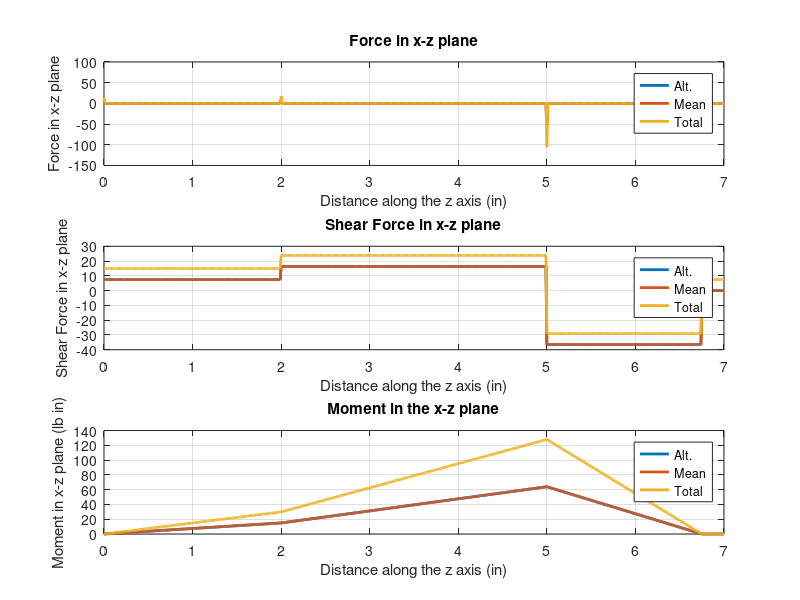
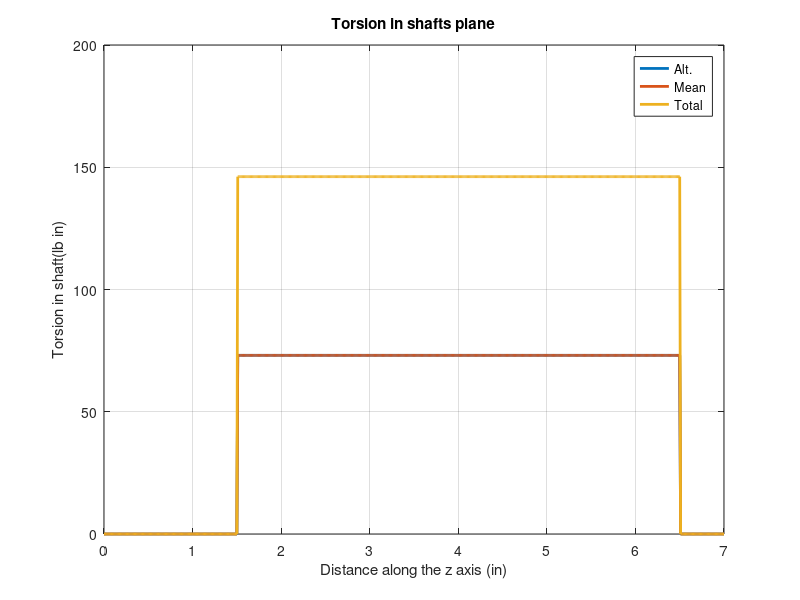
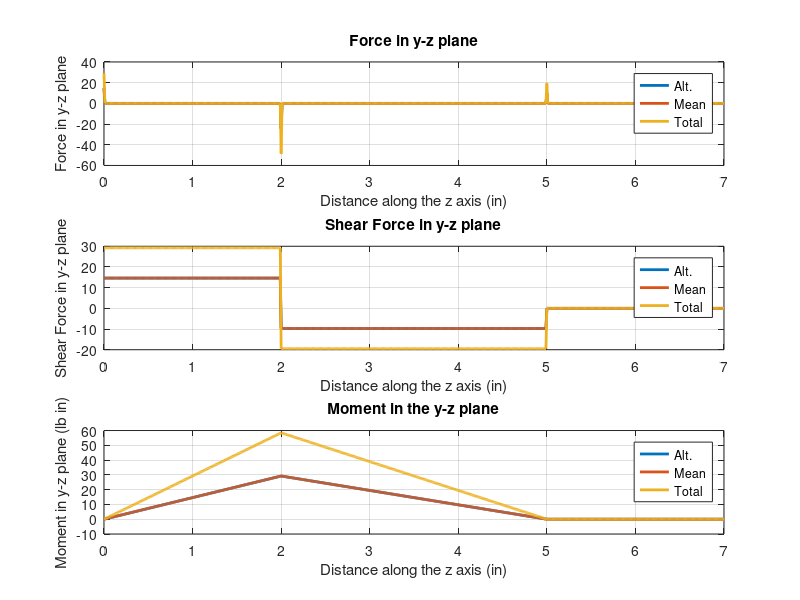
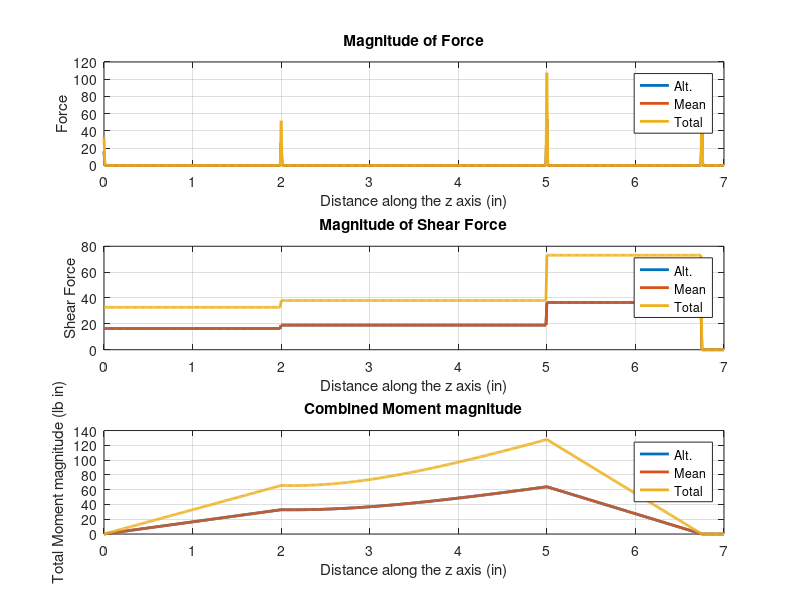

Reproduce these figures in MATLAB, in order.
%% ICE 2
% Shaft Design for Steady Torsion and Fully Reversed Bending
% Revision: Spring 2020
clear; clc; close all;
%sets the default line width in plots.  Needs to be done
%only once, but it is done here so we are sure.
set(0,'DefaultLineLineWidth',2);

%% some conversions defined
hp_to_lb_in_per_sec = 6600; % 1 hp = 6600 lb*in/sec
rpm_to_radper_sec = 2*pi/60; % 1 rmp = 2*pi/60 rads/sec
deg_to_rad = (2*pi / 360); % conversion from deg to radians

%% Given
P = 2;          % hp
OMEGA = 1725;   % rpm
% Starting guessed values for some of the shaft dimensions
a = 1.5;        % in
b = 5.0;        % in
c = 6.5;        % in
p = 2.0;        % in
q = 6.75;       % in
s = 1.50;       % in
dg = 6.00;      % in
rg = 0.5*dg     % in
ds = 6.00;      % in
rs = 0.5*ds     % in
fprintf(1,'Gear Radius = %g in, Sheave Radisu = %g in \n',rg,rs);
% Gear Pressure Angle
PHIdeg = 20;    % deg
PHI = PHIdeg * deg_to_rad;   % rad
fprintf(1,'PHI = %g radians\n',PHI);
%% Solution
%% 1 Find the toruqe based on input power
T = P*hp_to_lb_in_per_sec/(OMEGA * rpm_to_radper_sec);     % lb in
fprintf(1,'T = %g lb*in\n',T);
%% Solution
%
%% 1 Find the toruqe based on input power
T = P*hp_to_lb_in_per_sec/(OMEGA * rpm_to_radper_sec)     % lb in
% In other problems these may be different and will be needed to be computed
% individually for the alternate and mean part.  These could also be
% functions and you will have to suitably handle them
Ta = T; %In this problem as the alternating component
Tm = T; % There is also a mean torque

%% 2 Find the belt force and total belt force.  Again take care of the alternating and mean part
%Using the above Torque and belt tension ratio as 5
RHO = 5;     % Tension ratio - no units
Fna = Ta/rs;   % lb
F1a = Fna / (1 - (1/RHO)); % lb
F2a = F1a - Fna;    % lb
Fsa = F1a + F2a;    % lb

fprintf(1,'Fna = %g lb, F1a = %g lb\n',Fna,F1a);
fprintf(1,'F2a = %g lb, Fsa = %g lb\n',F2a,Fsa);

%similrly for the mean part
Fnm = Tm/rs;   % lb
F1m = Fnm / (1 - (1/RHO)); % lb
F2m = F1m - Fnm;    % lb
Fsm = F1m + F2m;    % lb
fprintf(1,'Fnm = %g lb, F1m = %g lb\n',Fnm,F1m);
fprintf(1,'F2m = %g lb, Fsm = %g lb\n',F2m,Fsm);

%% 3 Find the force due to the gear
% Again find the alternating and mean part
Fgta = Ta / rg    % lb
Fgra = Fgta * tan(PHI)    % lb

Fgtm = Tm / rg    % lb
Fgrm = Fgtm * tan(PHI)    % lb
fprintf(1,'Fgta = %g lb, Fgra = %g lb\n',Fgta,Fgra);
fprintf(1,'Fgtm = %g lb, Fgrm = %g lb\n',Fgtm,Fgrm);
%
%% 4 Assuming gear and sheave force to be concentrated at their center
% remember that these are distributed forces in reality
% Below reactions are based on the FBD drawn
% 
%The alternating part
R2xa = (1/b)*(-Fgra*p - Fsa*q)  % lb
R1xa = -Fgra - R2xa - Fsa   % lb
R2ya = (1/b)*(Fgta*p) % lb
R1ya = Fgta - R2ya     % lb

% the mean part
R2xm = (1/b)*(-Fgrm*p - Fsm*q)  % lb
R1xm = -Fgrm - R2xm - Fsm   % lb
R2ym = (1/b)*(Fgtm*p) % lb
R1ym = Fgtm - R2ym     % lb

%% 5 Discontunity functions and obtaining the shear force and bending moments
% using the discontinuity function (as shown in the handout)
% we will then plot the loading function, shear force and bending moment in
% each place and then finally the total magnitude

% define the load function
z = 0:0.01:7;    % in
qxza = @(z) R1xa .* (z==0) + Fgra .* (z==p) + R2xa .*(z==b) + Fsa .* (z==q);
Vxza = @(z) R1xa .* (z>=0).* z.^0 + Fgra .* (z>=p).*(z-p).^0 + ...
    R2xa .*(z>=b).* (z-b).^0 + Fsa .* (z>=q).*(z-q).^0;
Mya = @(z) R1xa .* (z>=0) .* z + Fgra .* (z>=p) .*...
    (z-p) + R2xa .* (z>=b) .* (z-b) + Fsa .* (z>=q) .* (z-q);

qxzm = @(z) R1xm .* (z==0) + Fgrm .* (z==p) + R2xm .*(z==b) + Fsm .* (z==q);
Vxzm = @(z) R1xm .* (z>=0).* z.^0 + Fgrm .* (z>=p).*(z-p).^0 + ...
    R2xm .*(z>=b).* (z-b).^0 + Fsm .* (z>=q).*(z-q).^0;
Mym = @(z) R1xm .* (z>=0) .* z + Fgrm .* (z>=p) .*...
    (z-p) + R2xm .* (z>=b) .* (z-b) + Fsm .* (z>=q) .* (z-q);


myfig=1;
figure(myfig);
myfig=myfig+1;
subplot(3,1,1);
plot(z,qxza(z),z,qxzm(z),z,qxzm(z)+qxza(z)); grid on;
xlabel('Distance along the z axis (in)')
ylabel('Force in x-z plane');
title('Force in x-z plane');
legend('Alt.','Mean','Total');

subplot(3,1,2);
plot(z,Vxza(z),z,Vxzm(z),z,Vxza(z)+Vxzm(a));
grid on;
xlabel('Distance along the z axis (in)')
ylabel('Shear Force in x-z plane');
title('Shear Force in x-z plane');
legend('Alt.','Mean','Total');

subplot(3,1,3);
plot(z,Mya(z),z,Mym(z),z,Mya(z)+Mym(z));
xlabel('Distance along the z axis (in)')
ylabel('Moment in x-z plane (lb in)')
grid on
title('Moment in the x-z plane');
legend('Alt.','Mean','Total');

figure(myfig);
myfig=myfig+1;
Tm_arr=@(z) 0*(z>=0)+Tm.*(z>a)-Tm.*(z>c);
Ta_arr=@(z) 0*(z>=0)+Ta.*(z>a)-Ta.*(z>c);
plot(z,Tm_arr(z),z,Ta_arr(z),z,Ta_arr(z)+Tm_arr(z));
xlabel('Distance along the z axis (in)')
ylabel('Torsion in shaft(lb in)')
grid on
title('Torsion in shafts plane');
legend('Alt.','Mean','Total');

% similarily compute the forces in the yz place
qyza = @(z) R1ya .* (z==0) - Fgta .* (z==p) + R2ya .* (z==b);
Vyza = @(z) R1ya .*(z>=0).* z.^0 - Fgta .*(z>=p).* (z-p).^0 + ...
    R2ya .*(z>=b).* (z-b).^0;
Mxa = @(z) R1ya .* (z>=0) .* z - Fgta .* (z>=p) .*(z-p) + ...
    R2ya .* (z>=b) .* (z-b);


qyzm = @(z) R1ym .* (z==0) - Fgtm .* (z==p) + R2ym .* (z==b);
Vyzm = @(z) R1ym .*(z>=0).* z.^0 - Fgtm .*(z>=p).* (z-p).^0 + ...
    R2ym .*(z>=b).* (z-b).^0;
Mxm = @(z) R1ym .* (z>=0) .* z - Fgtm .* (z>=p) .*(z-p) + ...
    R2ym .* (z>=b) .* (z-b);

figure(myfig)
myfig=myfig+1;
subplot(3,1,1);
plot(z,qyza(z),z,qyzm(z),z,qyzm(z)+qyza(z)); grid on;
xlabel('Distance along the z axis (in)')
ylabel('Force in y-z plane');
title('Force in y-z plane');
legend('Alt.','Mean','Total');

subplot(3,1,2);
plot(z,Vyza(z),z,Vyzm(z),z,Vyza(z)+Vyzm(z));
grid on;
xlabel('Distance along the z axis (in)')
ylabel('Shear Force in y-z plane');
title('Shear Force in y-z plane');
legend('Alt.','Mean','Total');

subplot(3,1,3);
plot(z,Mxa(z),z,Mxm(z),z,Mxa(z)+Mxm(z))
xlabel('Distance along the z axis (in)')
ylabel('Moment in y-z plane (lb in)')
grid on
title('Moment in the y-z plane');
legend('Alt.','Mean','Total');

figure(myfig);
myfig=myfig+1;
subplot(3,1,1);
Qa = @(z) ((qxza(z).^2 + qyza(z).^2).^(1/2));
Qm = @(z) ((qxzm(z).^2 + qyzm(z).^2).^(1/2));
plot(z,Qa(z),z,Qm(z),z,Qa(z)+Qm(z));
grid on;
xlabel('Distance along the z axis (in)')
ylabel('Force');
title('Magnitude of Force');
legend('Alt.','Mean','Total');

subplot(3,1,2);
Va = @(z)(Vxza(z).^2 + Vyza(z).^2).^(1/2);
Vm = @(z)(Vxzm(z).^2 + Vyzm(z).^2).^(1/2);
plot(z,Va(z),z,Vm(z),z,Va(z)+Vm(z));
grid on;
xlabel('Distance along the z axis (in)')
ylabel('Shear Force');
title('Magnitude of Shear Force');
legend('Alt.','Mean','Total');

subplot(3,1,3);
Ma = @(z)(Mxa(z).^2 + Mya(z).^2).^(1/2);
Mm = @(z)(Mxm(z).^2 + Mym(z).^2).^(1/2);
plot(z,Ma(z),z,Mm(z),z,Ma(z)+Mm(z))
xlabel('Distance along the z axis (in)')
ylabel('Total Moment magnitude (lb in)')
grid on
title('Combined Moment magnitude');
legend('Alt.','Mean','Total');

%%  6 obtain the bending moment at sections of interest
z = p         % in
MBa = Ma(z)   % lb in
MBm = Mm(z)   % lb in

z = b         % in
MCa = Ma(z)   % lb in
MCm = Mm(z)

z = c         % in
MDa = Ma(z)   % lb in
MDm = Mm(z)
%% 7 Using a trial material obtain the corrections for the factigue loading
% For SAE 1030 hot rolled from page 1024, table A-9
Sut = 68*1000;   % psi
Sy = 38*1000;    % psi
Sprme = 0.5 * Sut;   % psi
fprintf(1,'Uncorrected Endurance Strength = %g psi\n',Sprme);

Cload = 1;
Csize = @(d) 0.869 * d^-0.097;  % no units (assumes d [=] inches)
Csurf = 2.7 * (Sut/1000)^-0.265;        % no units (assumes Sut [=] ksi)
Ctemp = 1;
Creliab = 1;

Se = @(d) Cload * Csize(d) * Csurf * Ctemp * Creliab * Sprme;

%
%% 8 : Calculate the notch sensitivity
% Notch sensitivity for bending
a = 0.100^2;     % in
r = 0.010;      % in
q = 1 / (1 + sqrt(a/r));

% notch sensitivity for torsion

a = 0.075^2;     % in
r = 0.010;      % in
qs = 1 / (1 + sqrt(a/r));

%% 9 Obtain the fatigue stress concentration factor for each section for tension and shear
Ktb = 3.5;  %bending at a step
Kts = 2.0;  %torsion at a step
Ktk = 4.0;  %at a keyway

% Obtain the fatigue stress concentration factor based on the notch
% sensitivity and static stress concentration factors
Kfb = 1 + q * (Ktb - 1);
Kfs = 1 + qs * (Kts - 1);
fprintf(1,'Fatigue Stress Conc. @C Bending = %g, Torsion = %g\n',Kfb, Kfs);
Kfsm = Kfs;
Kfbm = Kfb;

%
%% 10 Obtain the shaft diameter based on trial guess at various locations
% safety factor
Nf = 2.5;
fprintf(1,'Factor of Safety = %f\n',Nf);

disp(' ');
disp('The required shaft diameter at point C:')
FUNC = @(d) d-(((32*Nf)/pi)*...
    (((sqrt((Kfb*MCa)^2 + (3/4)*(Kfs*Ta)^2))/Se(d))+...
    ((sqrt((Kfbm*MCm)^2 + (3/4)*(Kfsm*Tm)^2))/Sut)))^(1/3);
dc = fzero(FUNC,0.5);
disp(['Dia @ C = ', num2str(dc),' inches']);
% disp(['Csize(d) =', num2str(Csize(dc))]);    % no units
% disp(['Se(d) =', num2str(Se(dc)), 'psi']);    % psi

disp(' ');
disp('The required shaft diameter at point B:');
Kfb = 1 + q * (Ktk - 1);
Kfs = 1 + qs * (Ktk - 1);

Kfsm = Kfs;
Kfbm = Kfb;
fprintf(1,'Fatigue Stress Conc. @B (keyway) Bending = %g, Torsion = %g\n',Kfb, Kfs);
FUNC = @(d) d-(((32*Nf)/pi)*...
    (((sqrt((Kfb*MBa)^2 + (3/4)*(Kfs*Ta)^2))/Se(d))+...
    ((sqrt((Kfbm*MBm)^2 + (3/4)*(Kfsm*Tm)^2))/Sut)))^(1/3);
db = fzero(FUNC,0.5);
disp(['Dia @ B = ', num2str(db),' inches']); 
% disp(['Csize(d) =', num2str(Csize(db))])    % no units
% disp(['Se(d) =', num2str(Se(db)), 'psi'])    % psi

disp(' ');
disp('The required shaft diameter at point D:');

Kfb = 1 + q * (Ktb - 1);
Kfs = 1 + qs * (Kts - 1);

Kfsm = Kfs;
Kfbm = Kfb;
fprintf(1,'Fatigue Stress Conc. @D Bending = %g, Torsion = %g\n',Kfb, Kfs);
FUNC = @(d) d-(((32*Nf)/pi)*...
    (((sqrt((Kfb*MDa)^2 + (3/4)*(Kfs*Ta)^2))/Se(d))+...
    ((sqrt((Kfbm*MDm)^2 + (3/4)*(Kfsm*Tm)^2))/Sut)))^(1/3);
dd = fzero(FUNC,0.5);
disp(['Dia @ D = ', num2str(dd),' inches']);
% disp(['Csize(d) =', num2str(Csize(dd))])    % no units
% disp(['Se(d) =', num2str(Se(dd)), 'psi'])    % psi

fprintf(1,'================================================================\n');
fprintf(1,'Dia @ C = %g, Dia @ B = %g, Dia @ D = %g\n',dc,db,dd);
fprintf(1, 'Se @C = %g psi, Se @B = %g psi, Se @D = %g psi\n',Se(dc),Se(db),Se(dd));
fprintf(1,'================================================================\n');

